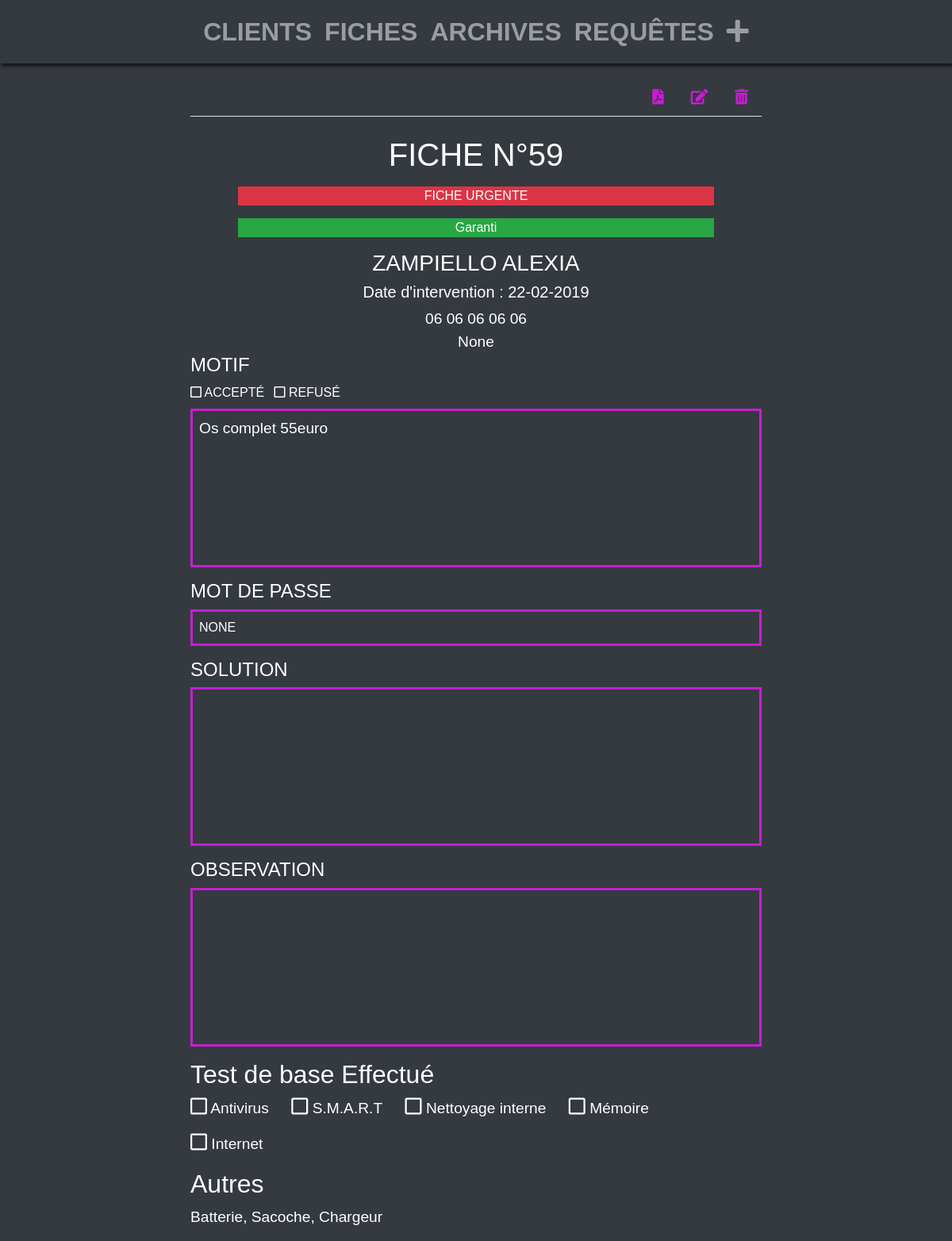
Page /sheet/59/ on the committed database.
### gestion_intervention/models.py (models this page shows, shortened)
class Sheet(models.Model):
    customer = models.ForeignKey(Customer)
    important = models.BooleanField(default=False)
    archive = models.BooleanField(default=False)
    date = models.DateTimeField(auto_now_add=True, blank=True)
    statut = models.CharField(max_length=40, choices=STATUS_SHEET)
    other = MultiSelectField(max_length=40, choices=OTHERS_CHOICES, null=True, blank=True )
    reason = models.TextField(null=True, blank=True)
    password = models.CharField(max_length=100, null=True, blank=True)
    resolution = models.TextField(null=True, blank=True)
    comment = models.TextField(null=True, blank=True)
    guarantee = models.BooleanField(default=False)
    def datepublished(self):
        return self.date.strftime('%d-%m-%Y')

class Customer(models.Model):
    first_name = models.CharField(max_length=50)
    last_name = models.CharField(max_length=50)
    slug = AutoSlugField(populate_from='first_name')
    email = models.EmailField(blank=True, null=True, unique=True)
    phone = models.CharField(max_length=70, null=False, blank=False)

### gestion_intervention/views.py (the view)
# urls.py: url(r'^sheet/(?P<pk>[-\w]+)/$', SheetDetailView.as_view(),
class SheetDetailView(DetailView):
    models = Sheet
    def get_queryset(self):
        return Sheet.objects.all()

### gestion_intervention/templates/gestion_intervention/sheet_detail.html (shortened to what this page needs)
{% extends "gestion_intervention/base.html" %}
{% load widget_tweaks %}
{% block content %}
<div class="col-12 sheet_detail">
    {% if is_pdf != True %}
    <ul class="nav nav-tabs">
        <li class="nav-item ml-auto"><a class="nav-link" href="{% url 'sheet-pdf-detail' sheet.id %}"> <i class="fas fa-file-pdf"></i>
            </a></li>
        <li class="nav-item">
            <a class="nav-link" href="{% url 'sheet-update' sheet.id %}"> <i class="fas fa-edit"></i></a></li>
        <li class="nav-item">
            <a class="nav-link" data-toggle="modal" data-target="#exampleModal" href="#"><i class="fas fa-trash-alt"></i></a>
        </li>
    </ul>
    {% endif %}
    <h2>Fiche N°{{sheet.id}}</h2>
    {% if sheet.important == True %}
    <p class="text-center bg-danger w-50 mx-auto text-uppercase">
        Fiche Urgente
    </p>
    {% endif %}
    {% if sheet.guarantee == True %}
    <p class="text-center bg-success w-50 mx-auto d-block">Garanti</p>
    {% endif %}
    <h3>{{sheet.customer.last_name}} {{sheet.customer.first_name}} </h3>
    <h5>Date d'intervention : {{ sheet.datepublished }}</h5>
    <section class="head_sheet">
        <p class="phone_number">{{sheet.customer.phone}} </p>
        <p>{{sheet.customer.email}} </p>
    </section>
    <section class="core_sheet">
        <h4>Motif</h4>
        <div><i class="far fa-square"></i> Accepté</div>
        <div class="ml-2 mb-2"><i class="far fa-square"></i> Refusé</div>
        {{sheet.reason|linebreaks}}
        <h4>Mot de Passe</h4>
        <div class="password mb-3">{{sheet.password}}</div>
        <h4>Solution</h4>
        {{sheet.resolution|linebreaks}}
        <h4>Observation</h4>
        {{sheet.comment|linebreaks}}
    </section>
    <section class="footer_sheet">
        <h4>Test de base Effectué</h4>
        <p><i class="far fa-square"></i> Antivirus</p>
        <p><i class="far fa-square"></i> S.M.A.R.T</p>
        <p><i class="far fa-square"></i> Nettoyage interne</p>
        <p><i class="far fa-square"></i> Mémoire</p>
        <p><i class="far fa-square"></i> Internet</p>
        <h4>Autres</h4>
        <p>{{sheet.other}}</p>
    </section>
</div>
{% endblock %}

### gestion_intervention/static/css/style.css (style rules this page uses)
.sheet_detail, .detail_customer { margin-top: 5rem; }
.sheet_detail a, .detail_customer a { color: #c71dd2; }
.sheet_detail ul, .detail_customer ul { width: 60%; margin: 0 auto 1.5rem auto; }
.sheet_detail h2, .detail_customer h2 { text-align: center; text-transform: uppercase; width: 100%; color: white; font-size: 2rem; margin-bottom: 1rem; }
.sheet_detail h3, .detail_customer h3 { text-align: center; text-transform: uppercase; }
.sheet_detail .head_sheet, .detail_customer .head_sheet { text-align: center; }
.sheet_detail .head_sheet p, .detail_customer .head_sheet p { margin-bottom: 0rem; font-size: 1.2rem; }
.sheet_detail section, .detail_customer section { width: 60%; margin: auto; }
.sheet_detail { padding: 1rem; }
.sheet_detail h2 { font-size: 2.5rem; }
.sheet_detail h5 { text-align: center; }
.sheet_detail a { font-size: 1.2rem; }
.sheet_detail .core_sheet h4 { text-transform: uppercase; font-size: 1.5rem; }
.sheet_detail .core_sheet div { display: inline-block; text-transform: uppercase; }
.sheet_detail .core_sheet .password { border: 3px solid #c71dd2; display: block; padding: .5rem; }
.sheet_detail .core_sheet p { border: 3px solid #c71dd2; font-size: 1.2rem; height: 200px; padding: .5rem; }
.sheet_detail .footer_sheet h4 { font-size: 2rem; }
.sheet_detail .footer_sheet p { display: inline-block; margin-right: 1.5rem; font-size: 1.2rem; }
.sheet_detail .footer_sheet p i { font-size: 1.5rem; }
body { background-color: #343A40; font-family: Arial, sans-serif; }
.col-12 { padding: 0; margin-top: 50px; color: white; }

### rows in the picture
Sheet: id "59", customer.last_name "ZAMPIELLO", customer.first_name "ALEXIA", datepublished "22-02-2019", customer.phone "06 06 06 06 06", customer.email "None", reason "Os complet 55euro", password "NONE", other "Batterie, Sacoche, Chargeur"
